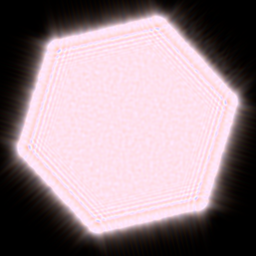
#> input picture src/example/lrlf_dof/flare.png, 256 x 256 px, shrunk from 512 x 512 before the run
$ python apeture_to_filter.py --input ../flare.png
#> lines starting #> are read from the running program, lines starting #| are printed output that depends on the picture
#!/usr/bin/env python
# -*- coding: utf-8 -*-

import argparse
from PIL import Image, ImageOps
import numpy
from numpy import asarray, linalg, diag, matmul, transpose, outer

parser = argparse.ArgumentParser(description='singular value decomposition')
parser.add_argument( '-i', '--input',  help='input file path', default='input.png')
args = parser.parse_args()

image = Image.open( args.input )
#> image is the input picture: PIL image 256x256 RGBA; mean R, G, B, A 150.5, 132.2, 138.7, 255
gray = ImageOps.grayscale( image )
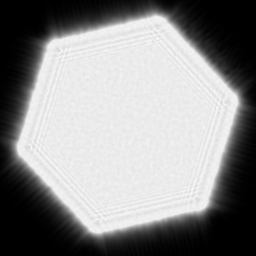
#> gray: PIL image 256x256 L; min 0, max 251, mean 138.4

horizontal = [[ 0 for i in range( 0, image.width ) ] for i in range( 0, 5 )]
vertical = [[ 0 for i in range( 0, image.width ) ] for i in range( 0, 5 )]

horizontal[ 0 ][ image.width // 2 ] = 1.0
vertical[ 0 ][ image.width // 2 ] = 1.0

for image_size in range( 2, image.width+1, 2 ):
  border_size = ( image.width - image_size ) // 2
  resized = gray.resize(( image.width - border_size * 2, image.height - border_size * 2 ), Image.BICUBIC);
  canvas = Image.new( "L", ( image.width, image.height ), ( 0 ) );
  canvas.paste( resized, ( border_size, border_size ) );
  data = asarray( canvas )
  normalized = data / 255.0
  sum_ = normalized.sum()
  v = linalg.svd( normalized )
  u=v.U[:,:5]
  s=v.S[:5]
  vh=v.Vh[:5,:]
  us = matmul( u, diag( s ) )

  total = matmul( us[:,:1], vh[:1,:] )
  total += matmul( us[:,1:2], vh[1:2,:] )
  total += matmul( us[:,2:3], vh[2:3,:] )
  total += matmul( us[:,3:4], vh[3:4,:] )
  total += matmul( us[:,4:5], vh[4:5,:] )
  sum_ = total.sum();

  horizontal[0].extend( vh[0,] )
  horizontal[1].extend( vh[1,] )
  horizontal[2].extend( vh[2,] )
  horizontal[3].extend( vh[3,] )
  horizontal[4].extend( vh[4,] )

  vertical[0].extend( us[:,0]/sum_ )
  vertical[1].extend( us[:,1]/sum_ )
  vertical[2].extend( us[:,2]/sum_ )
  vertical[3].extend( us[:,3]/sum_ )
  vertical[4].extend( us[:,4]/sum_ )
#> this loop made 128 passes
#> s on passes 1 to 12: [1.3, 0.00179, 9.2e-17, 9.2e-17, 9.2e-17], [2.58, 0.395, 0.0951, 0.0167, 2.31e-16], [3.9, 0.682, 0.229, 0.181, 0.167], [5.24, 0.982, 0.323, 0.288, 0.253], [6.57, 1.29, 0.494, 0.402, 0.347], [7.9, 1.59, 0.685, 0.501, 0.444], [9.22, 1.87, 0.839, 0.589, 0.548], [10.55, 2.16, 0.978, 0.69, 0.66], [11.87, 2.45, 1.13, 0.791, 0.758], [13.19, 2.73, 1.28, 0.884, 0.848], [14.51, 3.01, 1.42, 0.986, 0.941], [15.83, 3.29, 1.57, 1.09, 1.04]
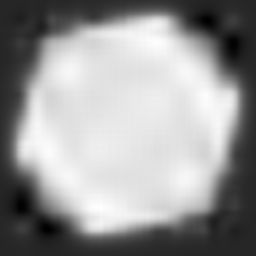
#> total: shape (256, 256) float64; min -0.185, max 1.04, mean 0.543; drawn with min black and max white

for l in range( 0, 5 ):
  with open( 'h{}.inc'.format( l ), 'w' ) as fd:
    initial=True
    for i in range( 0, len( horizontal[ l ] ) ):
      if initial:
        initial=False
      else:
        print( ', ', file=fd, end='' )
        if i % image.width == 0:
          print( '', file=fd )
      print( '{}'.format( horizontal[ l ][ i ] ), file=fd, end='' )

for l in range( 0, 5 ):
  with open( 'v{}.inc'.format( l ), 'w' ) as fd:
    initial=True
    for i in range( 0, len( vertical[ l ] ) ):
      if initial:
        initial=False
      else:
        print( ', ', file=fd, end='' )
        if i % image.width == 0:
          print( '', file=fd )
      print( '{}'.format( vertical[ l ][ i ] ), file=fd, end='' )

$ run again, on src/example/lrlf_dof/flare_200.png
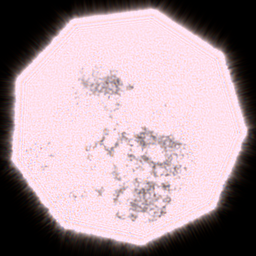
#> input picture src/example/lrlf_dof/flare_200.png, 256 x 256 px, shrunk from 1024 x 1024 before the run
#> image is the input picture: PIL image 256x256 RGBA; mean R, G, B, A 169.2, 148.9, 156.5, 255
#> `gray = ImageOps.grayscale( image )`:
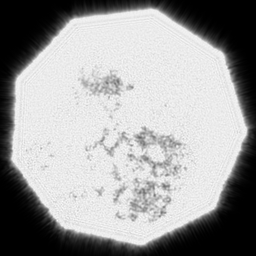
#> gray: PIL image 256x256 L; min 0, max 252, mean 155.8
#> the loop `for image_size in range( 2, image.width+1, 2 ):` made 128 passes
#> s on passes 1 to 8: [1.41, 0.0122, 1.01e-16, 1.01e-16, 1.01e-16], [2.76, 0.499, 0.0459, 0.00167, 2.42e-16], [4.14, 0.88, 0.287, 0.0857, 0.00622], [5.53, 1.23, 0.529, 0.18, 0.122], [6.93, 1.57, 0.701, 0.375, 0.174], [8.33, 1.93, 0.902, 0.477, 0.283], [9.73, 2.28, 1.13, 0.576, 0.36], [11.12, 2.63, 1.34, 0.716, 0.421]
#> after the loop `for image_size in range( 2, image.width+1, 2 ):`:
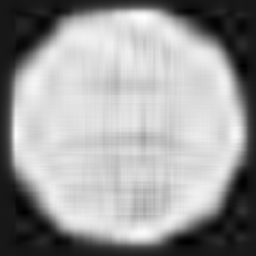
#> total: shape (256, 256) float64; min -0.11, max 1.07, mean 0.611; drawn with min black and max white
